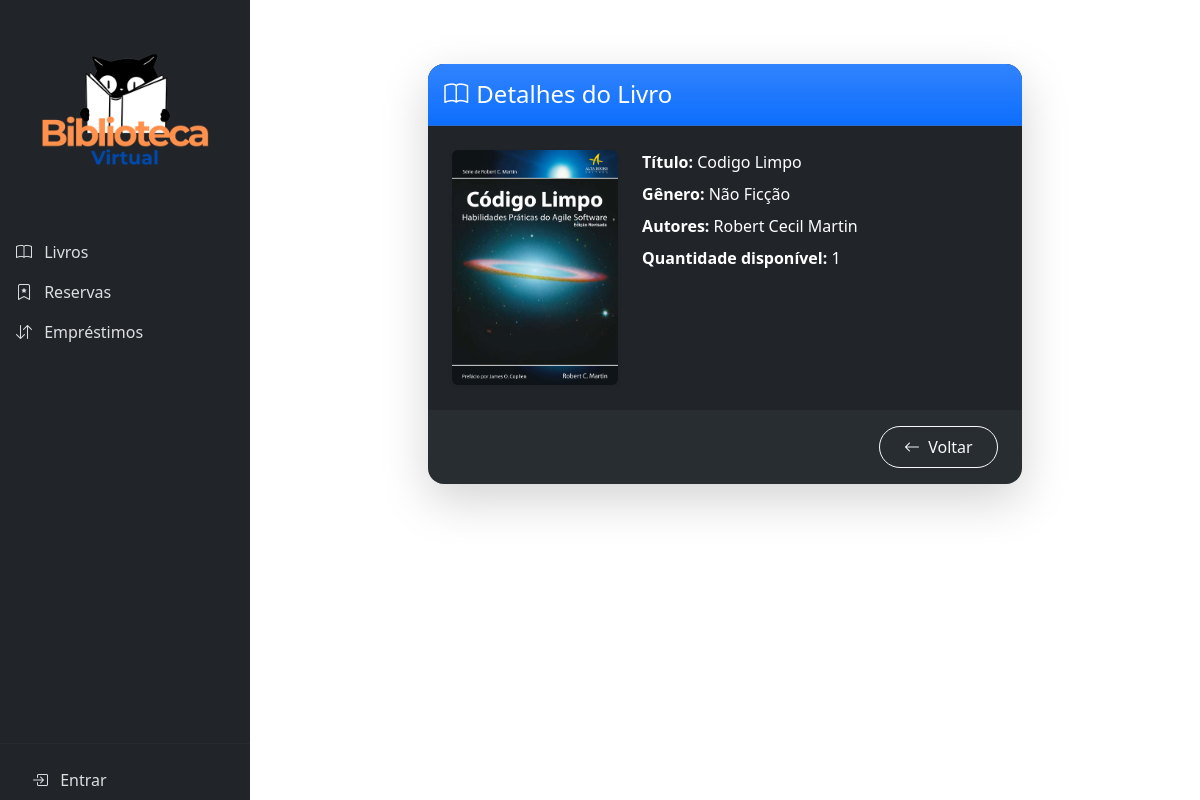
The page /livro/2/ on the database as committed earlier.
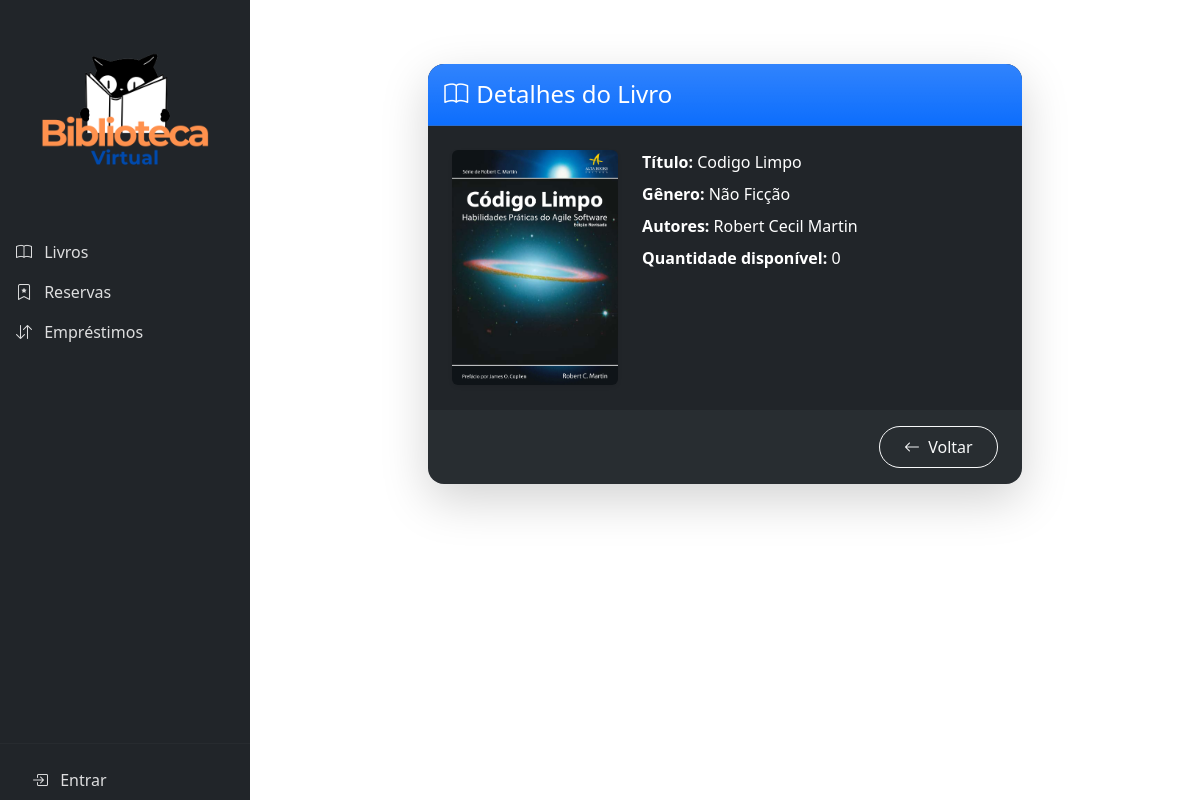
The same page on the database as committed later.
### biblioteca/models.py (models this page shows, shortened)
class Livro(models.Model):
    GENEROS = [
        ('Ficção', 'Ficção'),
        ('Não Ficção', 'Não Ficção'),
        ('Infantil', 'Infantil'),
        ('Acadêmico', 'Acadêmico'),
    ]
    titulo = models.CharField(max_length=200, unique=True)
    genero = models.CharField(max_length=20, choices=GENEROS)
    quantidade = models.PositiveIntegerField(default=1)
    autores = models.ManyToManyField(Autor)
    capa = models.ImageField(upload_to='capas/', blank=True, null=True)
    data_cadastro = models.DateTimeField(auto_now_add=True)

class Autor(models.Model):
    nome = models.CharField(max_length=100, unique=True)
    biografia = models.TextField(blank=True)
    def __str__(self):
        return self.nome

### biblioteca/views.py (the view)
# urls.py: path('livro/<int:pk>/', LivroDetailView.as_view(), name='livro-detalhe'),
class LivroDetailView(generic.DetailView):
    model = Livro
    template_name = 'livros/detalhe.html'
    context_object_name = 'livro'

### biblioteca/templates/livros/detalhe.html (shortened to what this page needs)
{% extends 'base.html' %}
{% block content %}
<div class="container py-5">
    <div class="row justify-content-center">
        <div class="col-md-10 col-lg-8">
            <div class="card bg-dark text-white border-0 shadow-lg rounded-4">
                <div class="card-header bg-gradient bg-primary text-white rounded-top-4 py-3">
                    <h4 class="mb-0 d-flex align-items-center">
                        <i class="bi bi-book me-2 fs-4"></i> Detalhes do Livro
                    </h4>
                </div>
                <div class="card-body px-4 py-4">
                    <div class="row">
                        {% if livro.capa %}
                        <div class="col-md-4 text-center mb-4 mb-md-0">
                            <img src="{{ livro.capa.url }}" alt="Capa do livro" class="img-fluid rounded shadow-sm" style="max-height: 300px; object-fit: cover;">
                        </div>
                        {% endif %}
                        <div class="col-md-8">
                            <p class="mb-2"><strong>Título:</strong> {{ livro.titulo }}</p>
                            <p class="mb-2"><strong>Gênero:</strong> {{ livro.genero }}</p>
                            <p class="mb-2"><strong>Autores:</strong> {{ livro.autores.all|join:", " }}</p>
                            <p class="mb-2"><strong>Quantidade disponível:</strong> {{ livro.quantidade }}</p>
                        </div>
                    </div>
                </div>
                <div class="card-footer bg-secondary bg-opacity-10 rounded-bottom-4 px-4 py-3 text-end">
                    <a href="{% url 'livro-lista' %}" class="btn btn-outline-light rounded-pill px-4 py-2">
                        <i class="bi bi-arrow-left me-1"></i> Voltar
                    </a>
                </div>
            </div>
        </div>
    </div>
</div>
{% endblock %}

Rows that differ between the two databases and show on the page:
changed Livro "Codigo Limpo": quantidade "1" → "0"
